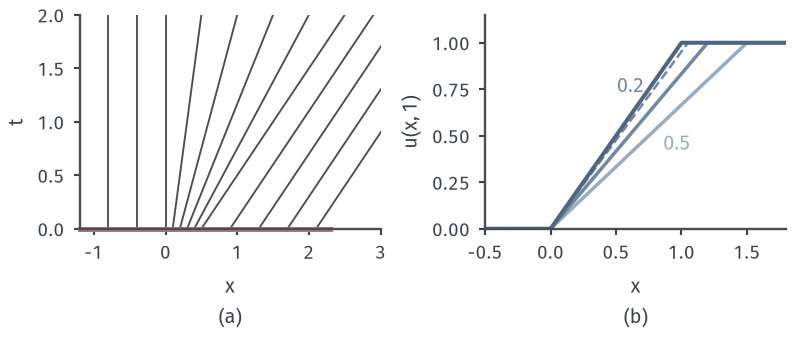

The Python source for this figure:
from pathlib import Path
import sys
ROOT = next(p for p in Path(__file__).resolve().parents if (p/'build.sh').is_file() and (p/'tex/book.tex').is_file())
sys.path.insert(0, str(ROOT/'figures/06-differential-equations/02-partial-differential-equations/matplotlib/cons-common'))
from cons_common import *
# Target: mollifying the step (0,1) with a ramp of width eps gives classical solutions x/(eps+t) converging to the fan.
fig, axs = figure(width_mm=112, height_mm=48, ncols=2)
ax=axs[0]; style(ax); tm=2; e=.5
for x0 in np.arange(-1.2,-.01,.4): ax.plot([x0,x0],[0,tm],color=LINE,lw=.75)
for x0 in np.linspace(0,e,6): ax.plot([x0,x0+x0/e*tm],[0,tm],color=LINE,lw=.75)
for x0 in np.arange(e+.4,2.1,.4): ax.plot([x0,x0+tm],[0,tm],color=LINE,lw=.75)
ax.plot([-1.2,2.3],[0,0],color=RED,lw=2,clip_on=False); ax.set_xlim(-1.2,3); ax.set_ylim(0,tm); ax.set_ylabel('$t$'); sub(ax,'a','$x$')
ax=axs[1]; style(ax); x=np.linspace(-.5,1.8,800)
for e,c,tx,ty,lab in ((.5,SHADES[1],1.0,.5,'$\\varepsilon=0.5$'),(.2,SHADES[2],.15,.5,'$\\varepsilon=0.2$')):
    ax.plot(x,np.clip(x/(e+1),0,1),color=c,lw=1.4)
ax.text(.86,.42,'$0.5$',color=SHADES[1],ha='left'); ax.text(.72,.73,'$0.2$',color=SHADES[2],ha='right')
ax.plot(x,np.clip(x/(.05+1),0,1),color=SHADES[2],lw=1.0,ls='--')
ax.plot(x,np.clip(x,0,1),color=SHADES[3],lw=1.6)
ax.set_xlim(-.5,1.8); ax.set_ylim(0,1.15); ax.set_ylabel('$u(x,1)$'); sub(ax,'b','$x$')
save(fig, HERE(__file__), 'figure', {'formula':'u=x/(eps+t), 0<=x<=eps+t'})
